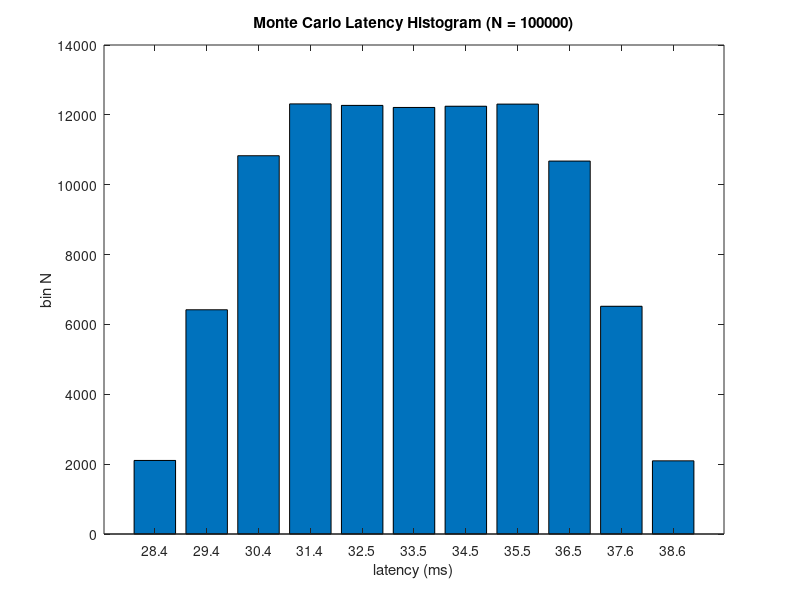

Write the MATLAB code that produced this figure.
% latmc - monte carlo latency analysis

% modification history
% --------------------
% 01.17.03  JDM  created
% 07.16.03  JDM  removed 0.9 delay line latency
%                ----  v6.7.3  ----
% 12.02.13  JDM  added to slabtools
%
% JDM == Joel D. Miller

% Copyright (C) 2001-2018 United States Government as represented by the
% Administrator of the National Aeronautics and Space Administration (NASA).
% All Rights Reserved.
% 
% This software is distributed under the NASA Open Source Agreement (NOSA),
% version 1.3.  The NOSA has been approved by the Open Source Initiative.
% See the file NOSA.txt at the top of the distribution directory tree for the
% complete NOSA document.
% 
% THE SUBJECT SOFTWARE IS PROVIDED "AS IS" WITHOUT ANY WARRANTY OF ANYKIND,
% EITHER EXPRESSED, IMPLIED, OR STATUTORY, INCLUDING, BUT NOT LIMITED TO, ANY
% WARRANTY THAT THE SUBJECT SOFTWARE WILL CONFORM TO SPECIFICATIONS, ANY IMPLIED
% WARRANTIES OF MERCHANTABILITY, FITNESS FOR A PARTICULAR PURPOSE, OR FREEDOM
% FROM INFRINGEMENT, ANY WARRANTY THAT THE SUBJECT SOFTWARE WILL BE ERROR FREE,
% OR ANY WARRANTY THAT DOCUMENTATION, IF PROVIDED, WILL CONFORM TO THE SUBJECT
% SOFTWARE.

%23456789 123456789 123456789 123456789 123456789 123456789 123456789 1234567890

% tracker update period (ms)
TUP = 1000/120;

% output buffer size (ms)
OBS = (4096/4)/44.1;

% write buffer size (ms)
WBS = (512/4)/44.1;

% monte carlo trials
N = 100000;

fprintf( 'TUP = %3.1f, OBS = %4.1f, WBS = %3.1f, N = %d\n', TUP, OBS, WBS, N );

% monte carlo latency
mc = TUP * rand(N,1) + 3.5 + 1.5 + 0.45 + OBS - WBS*rand(N,1) + 2.1;

[n,x] = hist( mc, 11 );
bar( x, n );
figure(gcf);
h=gca;
set(h,'XTick',x);
set(h,'XLim',[min(x)-1,max(x)+1]);

xl=[];
for i=1:length(x), xl = [ xl; sprintf( '%4.1f', x(i) ) ]; end;
set( h, 'XTickLabel', xl );

xlabel('latency (ms)');
ylabel('bin N');
title(sprintf('Monte Carlo Latency Histogram (N = %d)',N));
colormap( jet );

tmin = 0.0 + 3.5 + 1.5 + 0.4 + OBS - WBS + 2.1;
tmax = (1000/120) + 3.5 + 1.5 + 0.5 + OBS + 2.1;
tavg = (tmin + tmax) / 2;
mmin = min(mc);
mmax = max(mc);
mavg = mean(mc);
fprintf( 'tmin = %4.1f, tmax = %4.1f, tavg = %4.1f\n', tmin, tmax, tavg );
fprintf( 'mmin = %4.1f, mmax = %4.1f, mavg = %4.1f\n', mmin, mmax, mavg );
